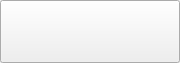
<?xml version="1.0" encoding="UTF-8"?>
<ui version="4.0">
 <class>CustomButton</class>
 <widget class="QWidget" name="CustomButton">
  <property name="geometry">
   <rect>
    <x>0</x>
    <y>0</y>
    <width>180</width>
    <height>63</height>
   </rect>
  </property>
  <property name="windowTitle">
   <string>CustomButton</string>
  </property>
  <layout class="QHBoxLayout" name="horizontalLayout">
   <property name="leftMargin">
    <number>0</number>
   </property>
   <property name="topMargin">
    <number>0</number>
   </property>
   <property name="rightMargin">
    <number>0</number>
   </property>
   <property name="bottomMargin">
    <number>0</number>
   </property>
   <item>
    <layout class="QVBoxLayout" name="verticalLayout">
     <item>
      <widget class="QPushButton" name="Button">
       <property name="sizePolicy">
        <sizepolicy hsizetype="Minimum" vsizetype="MinimumExpanding">
         <horstretch>0</horstretch>
         <verstretch>0</verstretch>
        </sizepolicy>
       </property>
       <property name="minimumSize">
        <size>
         <width>0</width>
         <height>0</height>
        </size>
       </property>
       <property name="text">
        <string/>
       </property>
      </widget>
     </item>
    </layout>
   </item>
  </layout>
 </widget>
 <resources/>
 <connections/>
</ui>
